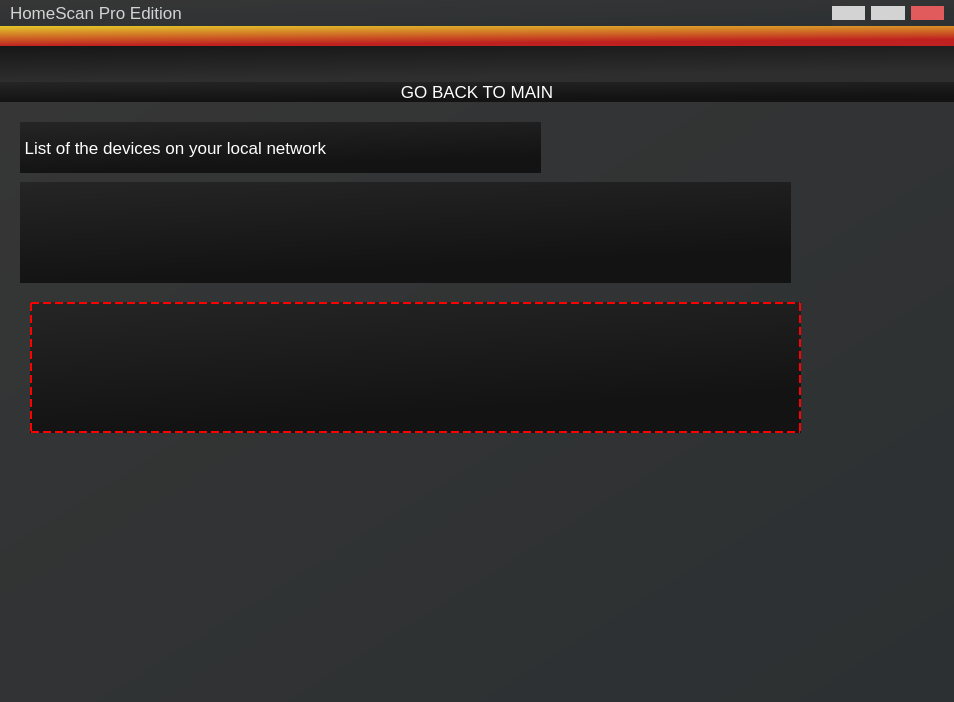
<?xml version="1.0" encoding="UTF-8"?>
<ui version="4.0">
 <class>MainWindow</class>
 <widget class="QMainWindow" name="MainWindow">
  <property name="geometry">
   <rect>
    <x>0</x>
    <y>0</y>
    <width>954</width>
    <height>702</height>
   </rect>
  </property>
  <property name="windowTitle">
   <string>MainWindow</string>
  </property>
  <property name="styleSheet">
   <string notr="true">border: unset;</string>
  </property>
  <widget class="QWidget" name="app">
   <layout class="QHBoxLayout" name="horizontalLayout">
    <property name="spacing">
     <number>0</number>
    </property>
    <property name="leftMargin">
     <number>0</number>
    </property>
    <property name="topMargin">
     <number>0</number>
    </property>
    <property name="rightMargin">
     <number>0</number>
    </property>
    <property name="bottomMargin">
     <number>0</number>
    </property>
    <item>
     <widget class="QFrame" name="main">
      <property name="styleSheet">
       <string notr="true">background:qlineargradient(spread:pad, x1:0, y1:0, x2:1, y2:1, stop:0 rgba(54, 54, 54, 255), stop:1 rgba(44, 48, 50, 255))</string>
      </property>
      <property name="frameShape">
       <enum>QFrame::StyledPanel</enum>
      </property>
      <property name="frameShadow">
       <enum>QFrame::Raised</enum>
      </property>
      <layout class="QVBoxLayout" name="verticalLayout">
       <property name="spacing">
        <number>0</number>
       </property>
       <property name="leftMargin">
        <number>0</number>
       </property>
       <property name="topMargin">
        <number>0</number>
       </property>
       <property name="rightMargin">
        <number>0</number>
       </property>
       <property name="bottomMargin">
        <number>0</number>
       </property>
       <item>
        <widget class="QFrame" name="name_and_tabs">
         <property name="enabled">
          <bool>true</bool>
         </property>
         <property name="maximumSize">
          <size>
           <width>16777215</width>
           <height>34</height>
          </size>
         </property>
         <property name="styleSheet">
          <string notr="true"/>
         </property>
         <property name="frameShape">
          <enum>QFrame::StyledPanel</enum>
         </property>
         <property name="frameShadow">
          <enum>QFrame::Raised</enum>
         </property>
         <layout class="QHBoxLayout" name="horizontalLayout_7">
          <property name="leftMargin">
           <number>0</number>
          </property>
          <property name="topMargin">
           <number>0</number>
          </property>
          <property name="rightMargin">
           <number>0</number>
          </property>
          <property name="bottomMargin">
           <number>0</number>
          </property>
          <item>
           <layout class="QHBoxLayout" name="horizontalLayout_3">
            <property name="leftMargin">
             <number>10</number>
            </property>
            <property name="rightMargin">
             <number>10</number>
            </property>
            <property name="bottomMargin">
             <number>0</number>
            </property>
            <item>
             <widget class="QLabel" name="label">
              <property name="styleSheet">
               <string notr="true">border:none;background: none;
color:lightgray;
font-size:17px;</string>
              </property>
              <property name="text">
               <string>HomeScan Pro Edition</string>
              </property>
             </widget>
            </item>
            <item>
             <widget class="QFrame" name="frame_12">
              <property name="minimumSize">
               <size>
                <width>30</width>
                <height>0</height>
               </size>
              </property>
              <property name="maximumSize">
               <size>
                <width>112</width>
                <height>16777215</height>
               </size>
              </property>
              <property name="frameShape">
               <enum>QFrame::StyledPanel</enum>
              </property>
              <property name="frameShadow">
               <enum>QFrame::Raised</enum>
              </property>
              <layout class="QHBoxLayout" name="horizontalLayout_9">
               <property name="leftMargin">
                <number>0</number>
               </property>
               <property name="topMargin">
                <number>0</number>
               </property>
               <property name="rightMargin">
                <number>0</number>
               </property>
               <property name="bottomMargin">
                <number>0</number>
               </property>
               <item>
                <widget class="QPushButton" name="min">
                 <property name="styleSheet">
                  <string notr="true">background-color: lightgray;
border: none;
top:0;border-radius: 0;
width:30px;</string>
                 </property>
                 <property name="text">
                  <string/>
                 </property>
                 <property name="icon">
                  <iconset>
                   <normaloff>assets/minus.svg</normaloff>assets/minus.svg</iconset>
                 </property>
                </widget>
               </item>
               <item>
                <widget class="QPushButton" name="full">
                 <property name="styleSheet">
                  <string notr="true">background-color: lightgray;
border: none;
top:0;border-radius: 0;</string>
                 </property>
                 <property name="text">
                  <string/>
                 </property>
                 <property name="icon">
                  <iconset>
                   <normaloff>assets/square.svg</normaloff>assets/square.svg</iconset>
                 </property>
                </widget>
               </item>
               <item>
                <widget class="QPushButton" name="exit">
                 <property name="styleSheet">
                  <string notr="true">background-color: #e15b5d;
border: none;
top:0;border-radius: 0;
margin-top:0px;</string>
                 </property>
                 <property name="text">
                  <string/>
                 </property>
                 <property name="icon">
                  <iconset>
                   <normaloff>assets/x.svg</normaloff>assets/x.svg</iconset>
                 </property>
                </widget>
               </item>
              </layout>
             </widget>
            </item>
           </layout>
          </item>
         </layout>
        </widget>
       </item>
       <item>
        <widget class="QFrame" name="color_bar">
         <property name="minimumSize">
          <size>
           <width>0</width>
           <height>20</height>
          </size>
         </property>
         <property name="maximumSize">
          <size>
           <width>16777215</width>
           <height>20</height>
          </size>
         </property>
         <property name="styleSheet">
          <string notr="true">background-color: qlineargradient(spread:pad, x1:0, y1:0, x2:0.306, y2:0.909091, stop:0.00568182 rgba(227, 198, 43, 255), stop:1 rgba(191, 32, 32, 255))</string>
         </property>
         <property name="frameShape">
          <enum>QFrame::StyledPanel</enum>
         </property>
         <property name="frameShadow">
          <enum>QFrame::Raised</enum>
         </property>
        </widget>
       </item>
       <item>
        <widget class="QFrame" name="logo_menu">
         <property name="maximumSize">
          <size>
           <width>16777215</width>
           <height>78</height>
          </size>
         </property>
         <property name="styleSheet">
          <string notr="true">background: qlineargradient(spread:pad, x1:0, y1:0, x2:0.306, y2:0.909091, stop:0 rgba(23, 23, 23, 255), stop:1 rgba(46, 46, 46, 255));</string>
         </property>
         <property name="frameShape">
          <enum>QFrame::StyledPanel</enum>
         </property>
         <property name="frameShadow">
          <enum>QFrame::Raised</enum>
         </property>
         <layout class="QHBoxLayout" name="horizontalLayout_4">
          <item>
           <widget class="QLabel" name="label_2">
            <property name="maximumSize">
             <size>
              <width>331</width>
              <height>61</height>
             </size>
            </property>
            <property name="styleSheet">
             <string notr="true">background:none;</string>
            </property>
            <property name="text">
             <string/>
            </property>
            <property name="pixmap">
             <pixmap>assets/logo.png</pixmap>
            </property>
            <property name="scaledContents">
             <bool>true</bool>
            </property>
           </widget>
          </item>
          <item>
           <widget class="QFrame" name="frame_2">
            <property name="maximumSize">
             <size>
              <width>270</width>
              <height>16777215</height>
             </size>
            </property>
            <property name="styleSheet">
             <string notr="true">background: none;</string>
            </property>
            <property name="frameShape">
             <enum>QFrame::StyledPanel</enum>
            </property>
            <property name="frameShadow">
             <enum>QFrame::Raised</enum>
            </property>
            <layout class="QHBoxLayout" name="horizontalLayout_8">
             <item>
              <layout class="QHBoxLayout" name="horizontalLayout_5"/>
             </item>
            </layout>
           </widget>
          </item>
         </layout>
        </widget>
       </item>
       <item>
        <widget class="QPushButton" name="pushButton_14">
         <property name="styleSheet">
          <string notr="true">background-color:qlineargradient(spread:pad, x1:0, y1:0, x2:0.306, y2:0.909091, stop:0 rgba(37, 37, 37, 255), stop:1 rgba(19, 19, 19, 255));
color:rgb(255, 255, 255);
font-size:17px;
border:none;</string>
         </property>
         <property name="text">
          <string>GO BACK TO MAIN</string>
         </property>
         <property name="icon">
          <iconset>
           <normaloff>../assets/back.png</normaloff>../assets/back.png</iconset>
         </property>
        </widget>
       </item>
       <item>
        <widget class="QFrame" name="frame_4">
         <property name="minimumSize">
          <size>
           <width>0</width>
           <height>600</height>
          </size>
         </property>
         <property name="frameShape">
          <enum>QFrame::StyledPanel</enum>
         </property>
         <property name="frameShadow">
          <enum>QFrame::Raised</enum>
         </property>
         <widget class="QListWidget" name="listWidget">
          <property name="geometry">
           <rect>
            <x>20</x>
            <y>80</y>
            <width>771</width>
            <height>101</height>
           </rect>
          </property>
          <property name="styleSheet">
           <string notr="true">background-color:qlineargradient(spread:pad, x1:0, y1:0, x2:0.306, y2:0.909091, stop:0 rgba(37, 37, 37, 255), stop:1 rgba(19, 19, 19, 255));
color:rgb(255, 255, 255);
font-size:13px;
border:none;</string>
          </property>
         </widget>
         <widget class="QLabel" name="label_4">
          <property name="geometry">
           <rect>
            <x>20</x>
            <y>20</y>
            <width>521</width>
            <height>51</height>
           </rect>
          </property>
          <property name="styleSheet">
           <string notr="true">background-color:qlineargradient(spread:pad, x1:0, y1:0, x2:0.306, y2:0.909091, stop:0 rgba(37, 37, 37, 255), stop:1 rgba(19, 19, 19, 255));
color:rgb(255, 255, 255);
font-size:17px;
border:none;</string>
          </property>
          <property name="text">
           <string> List of the devices on your local network</string>
          </property>
         </widget>
         <widget class="QListWidget" name="listWidget_2">
          <property name="geometry">
           <rect>
            <x>30</x>
            <y>200</y>
            <width>771</width>
            <height>131</height>
           </rect>
          </property>
          <property name="styleSheet">
           <string notr="true">background-color:qlineargradient(spread:pad, x1:0, y1:0, x2:0.306, y2:0.909091, stop:0 rgba(37, 37, 37, 255), stop:1 rgba(19, 19, 19, 255));
color:rgb(255, 255, 255);
font-size:13px;
border:2px dashed red;</string>
          </property>
         </widget>
        </widget>
       </item>
      </layout>
     </widget>
    </item>
   </layout>
  </widget>
 </widget>
 <resources/>
 <connections/>
</ui>
